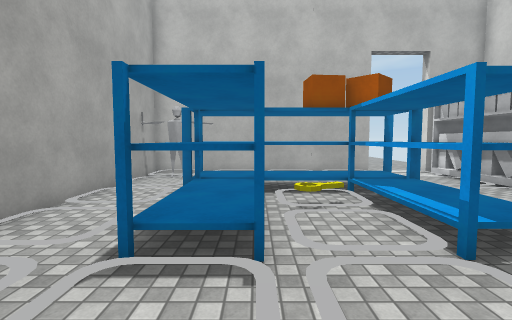
[1] (above)

16 first-person views from a walk through a Unity game level. The camera is 1.3 m above the floor, tilts 4° down and sees 85° across. The floor is counted in squares, 1 m on a side. Each view is taken from the middle of a square. On the plan, view 1 faces up. The plan holds only what a view shows up to about 13 squares ahead; the rest is blank. The place goes on beyond the plan. The player is left out. Surface patterns are stand-ins for the level's own textures.

[2]
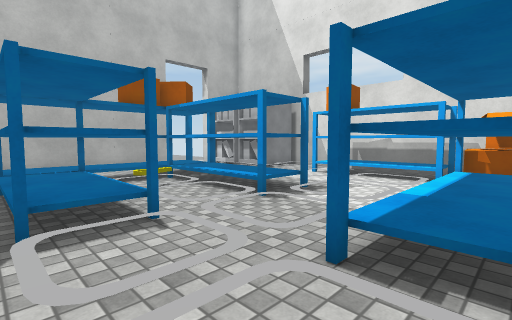

[3]
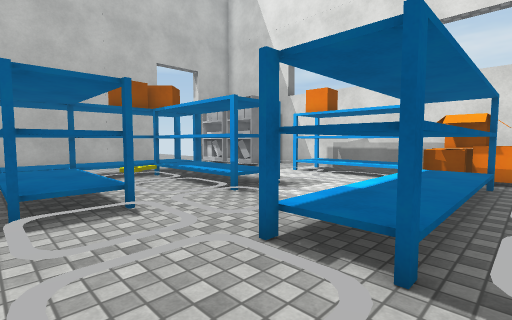

[4]
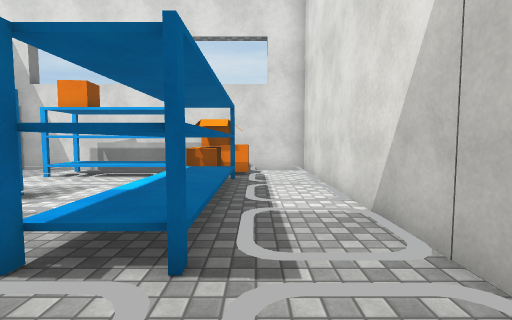

[5]
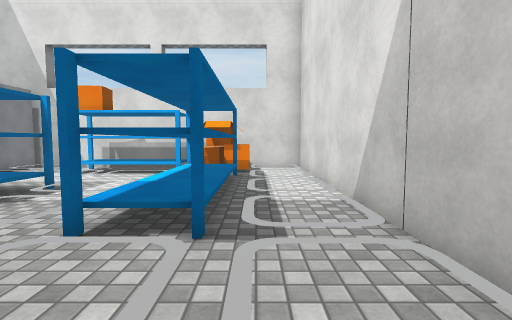

[6]
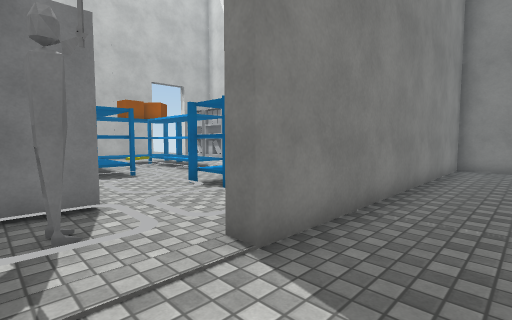

[7]
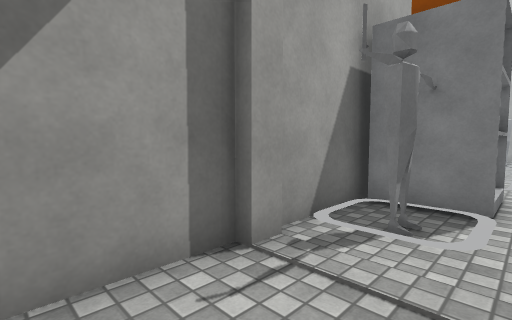

[8]
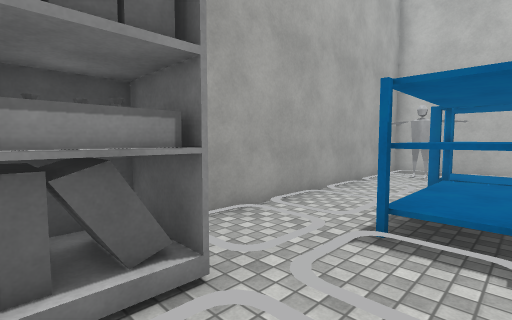

[9]
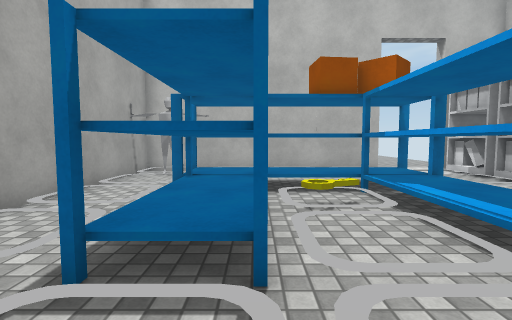

[10]
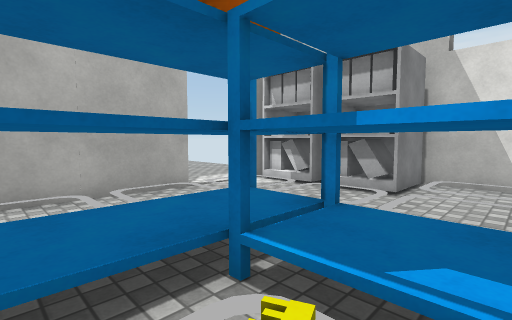

[11]
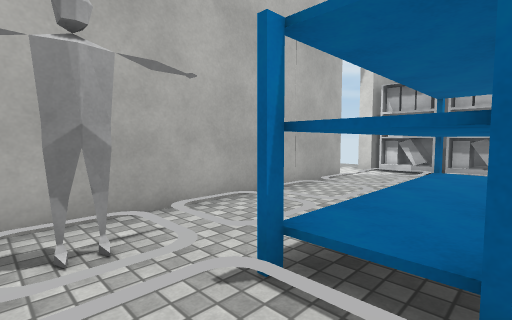

[12]
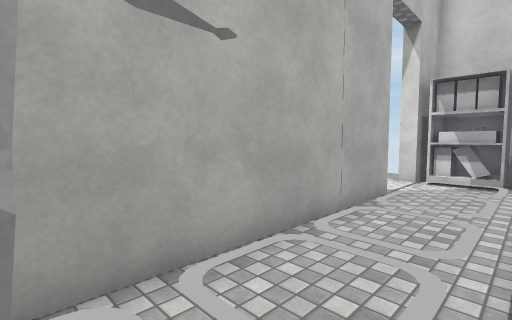

[13]
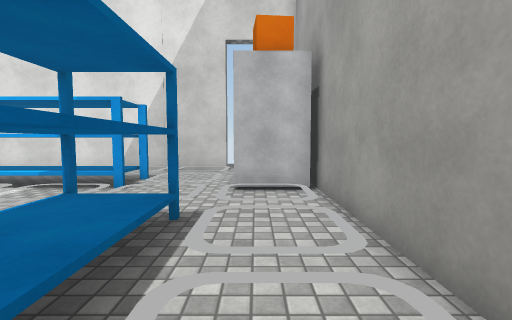

[14]
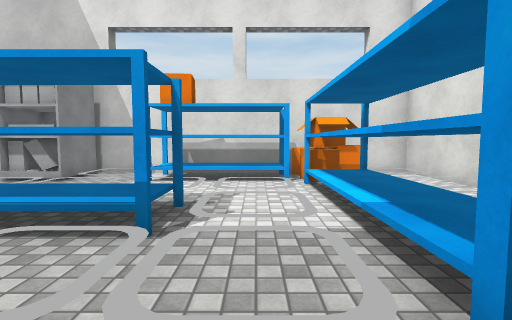

[15]
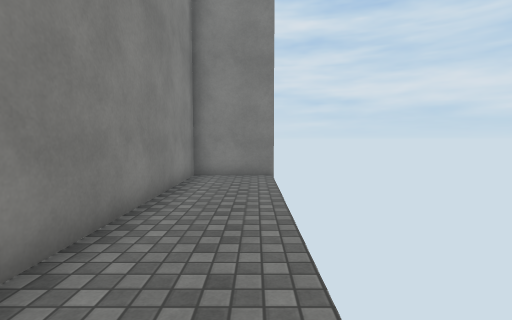

[16]
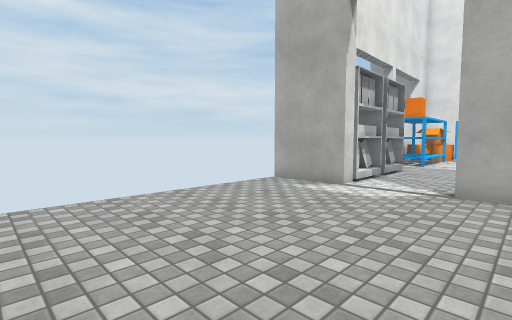

### Floor plan
Key: @ floor where view 1 was taken; # wall or solid block; . floor; / step, stairs or slope; C cupboard; S shelf; K key; R orange cube.
Columns run from 5 left of view 1 to 11 right of it. Each row starts with its distance up from view 1.
 21          . .....
 20           ......
 19          .......
 18          .......
 17          .......
 16          .......
 15          .......
 14          .......
 13 ###########..####
 12 #///.////././CCC
 11 #/#/.////././CCC
 10 #//SSSSSSS.//CCC
  9 #/.SSSSSSSS./CCC
  8 #//SSSSSSSS//CC#
  7 #/.SSS.KSS/.//.#
  6 #//SSS..SS/////#
  5 #//SSS..SS///SSS
  4 #/.SSS..SS/./SSS
  3 #////////////SSS
  2 #/././../././SSS
  1 #CC./////////SS#
  0 #CC/.@SSSSSSSRRR
 -1 #CC///SSSSSSSRR#
 -2 #/////////////R#
 -3 #/#/./../././/.#
 -4 #//.############
 -5 #/..############
 -6 #..............#
 -7 #. ............#
 -8                #

Positions as (right, up) in squares from view 1, and headings:
1: (0, 0), facing up
2: (-2, -1), facing up-right
3: (-2, -2), facing up-right
4: (-2, -2), facing right
5: (-3, -2), facing right
6: (-4, -7), facing up-right
7: (-2, -7), facing up-left
8: (0, -1), facing up-left
9: (0, 1), facing up
10: (1, 6), facing up-right
11: (-4, 8), facing up-right
12: (-3, 10), facing up-right
13: (-3, 8), facing down
14: (-1, 2), facing right
15: (0, -7), facing right
16: (4, 21), facing down-right
